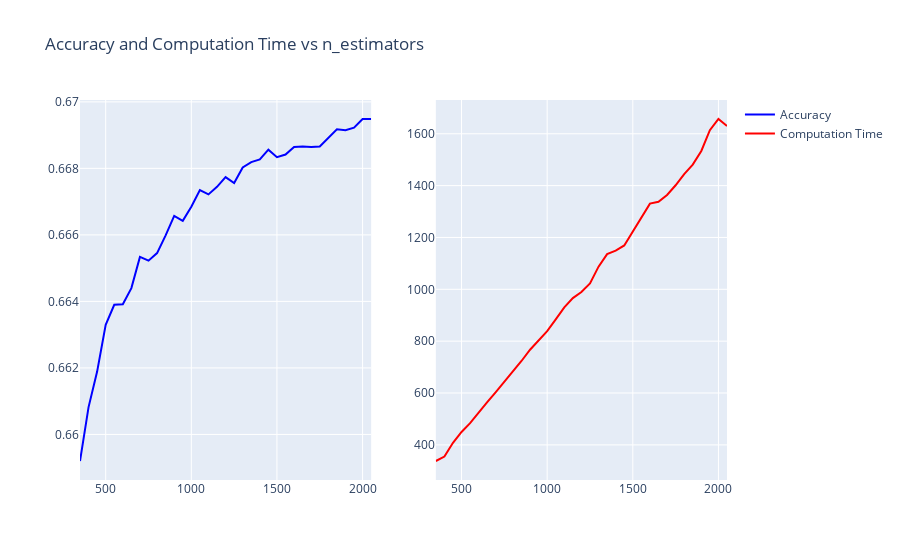

Notebook source saved alongside this figure:
### Code cell
# plot accuracy and computation time in two different plots using plotly

import plotly.graph_objects as go
from plotly.subplots import make_subplots

fig = make_subplots(rows=1, cols=2)

fig.add_trace(
    go.Scatter(
        x=df['n_estimators'],
        y=df['accuracy'],
        mode='lines',
        name='Accuracy',
        line=dict(color='blue'),
    ),
    row=1, col=1
)

fig.add_trace(
    go.Scatter(
        x=df['n_estimators'],
        y=df['computation_time'],
        mode='lines',
        name='Computation Time',
        line=dict(color='red'),
    ),
    row=1, col=2
)

fig.update_layout(title='Accuracy and Computation Time vs n_estimators', showlegend=True)

fig.show()

### Figure 1 — Plotly figure (JSON) as saved in the notebook; plotly's stock layout.template omitted (floating-point values rounded to 4 significant figures)
{"data": [{"line": {"color": "blue"}, "mode": "lines", "name": "Accuracy", "type": "scatter", "x": [350, 400, 450, 500, 550, 600, 650, 700, 750, 800, 850, 900, 950, 1000, 1050, 1100, 1150, 1200, 1250, 1300, 1350, 1400, 1450, 1500, 1550, 1600, 1650, 1700, 1750, 1800, 1850, 1900, 1950, 2000, 2050], "xaxis": "x", "y": [0.6592, 0.6608, 0.6619, 0.6633, 0.6639, 0.6639, 0.6644, 0.6653, 0.6652, 0.6655, 0.666, 0.6666, 0.6664, 0.6668, 0.6673, 0.6672, 0.6674, 0.6677, 0.6676, 0.668, 0.6682, 0.6683, 0.6686, 0.6683, 0.6684, 0.6686, 0.6687, 0.6686, 0.6687, 0.6689, 0.6692, 0.6691, 0.6692, 0.6695, 0.6695], "yaxis": "y"}, {"line": {"color": "red"}, "mode": "lines", "name": "Computation Time", "type": "scatter", "x": [350, 400, 450, 500, 550, 600, 650, 700, 750, 800, 850, 900, 950, 1000, 1050, 1100, 1150, 1200, 1250, 1300, 1350, 1400, 1450, 1500, 1550, 1600, 1650, 1700, 1750, 1800, 1850, 1900, 1950, 2000, 2050], "xaxis": "x2", "y": [337.8, 355.1, 408.2, 449.9, 483.7, 526.3, 564.6, 603.8, 642.5, 685.3, 723.6, 767.1, 804.5, 838.9, 884.1, 930.5, 966.2, 989.7, 1023.0, 1087.0, 1136.0, 1149.0, 1169.0, 1224.0, 1276.0, 1331.0, 1338.0, 1364.0, 1401.0, 1445.0, 1481.0, 1534.0, 1614.0, 1657.0, 1630.0], "yaxis": "y2"}], "layout": {"showlegend": true, "title": {"text": "Accuracy and Computation Time vs n_estimators"}, "xaxis": {"anchor": "y", "domain": [0, 0.45]}, "xaxis2": {"anchor": "y2", "domain": [0.55, 1]}, "yaxis": {"anchor": "x", "domain": [0, 1]}, "yaxis2": {"anchor": "x2", "domain": [0, 1]}}}
